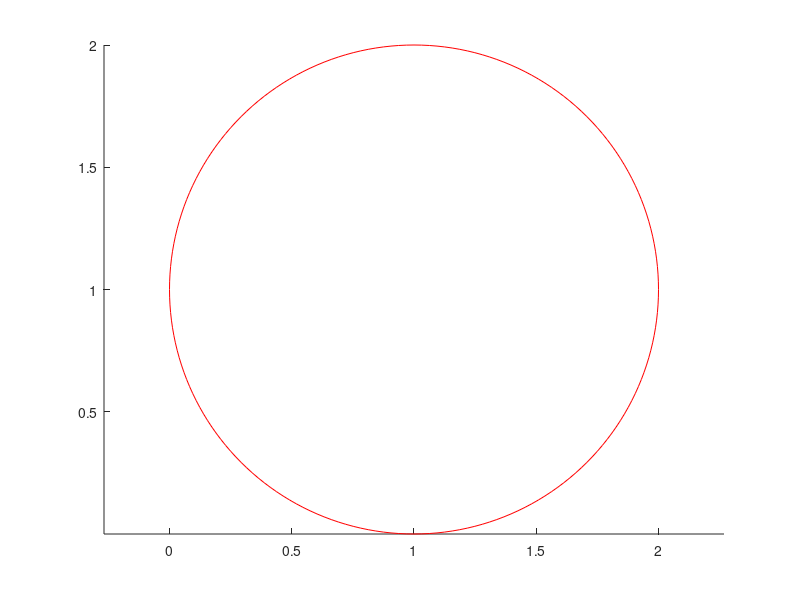

MATLAB code for this plot: (Note: this script raises an error after producing the figure.)
clf
axis equal
hold on
x1=1;
y1=1;
rc=1;
[x,y,z] = cylinder(rc,200);
plot(x(1,:)+x1,y(1,:)+y1,'r')
a = [];
b = [];
N = 20;
for t=1:N %loop until doing N points inside the circle
    [x y]=cirrdnPJ(x1,y1,rc);
    a(t) = x;
    b(t) = y;
    text(x,y,num2str(t),'Color','b')
end
dtheta = pi/6;
points = [a;b];
num_R = 3;
[ bin,ite,ro,n1point] = binc(points,dtheta,num_R);


% No.of points in each slide
c = zeros(N,2*pi/dtheta);
for i = 1:N
    for j = 1:(2*pi/dtheta)
        for k = 0:(num_R-1)
            c(i,j) = c(i,j) + bin(i,k*(2*pi/dtheta)+j);
        end
    end
end